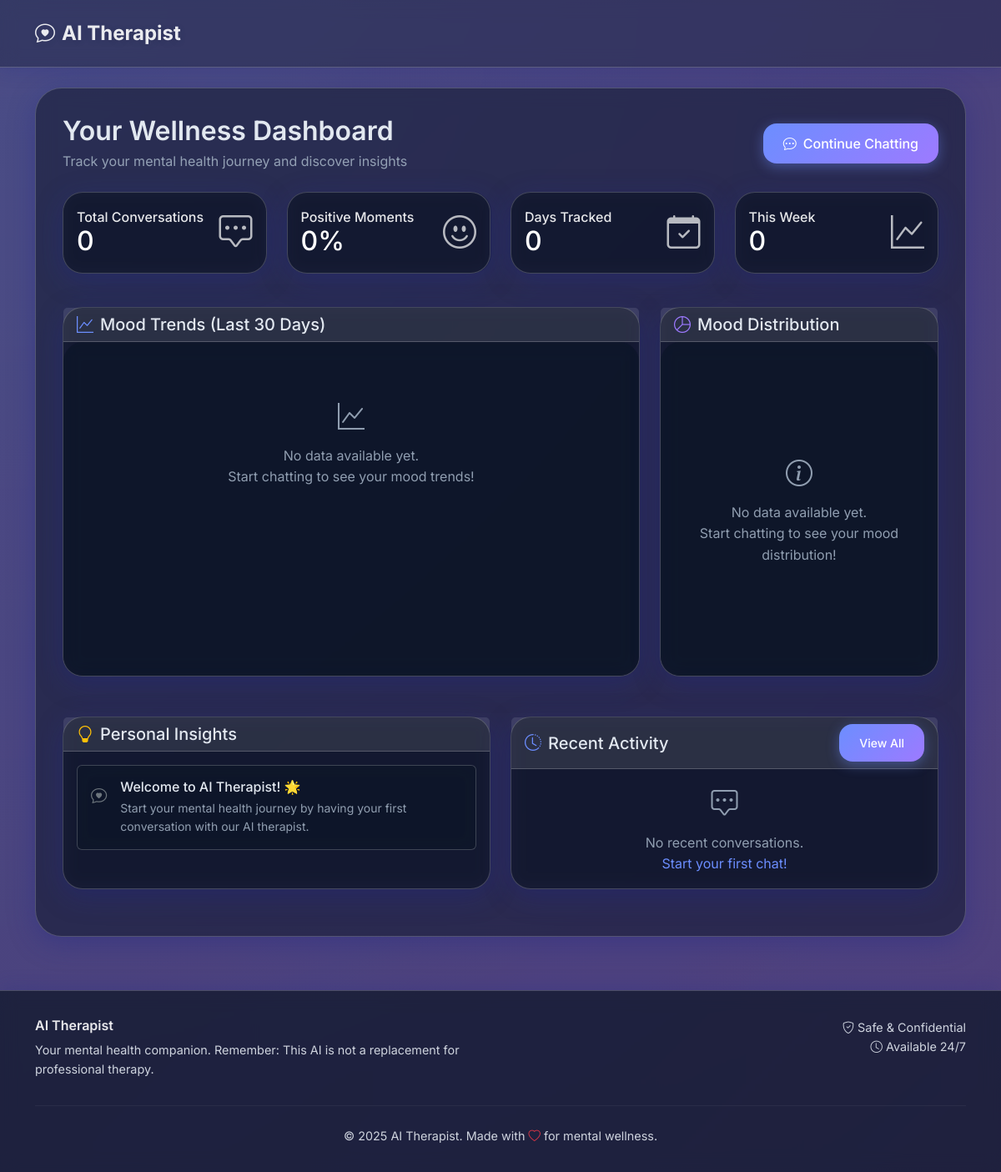
The app's page /dashboard/ (signed in), older data.
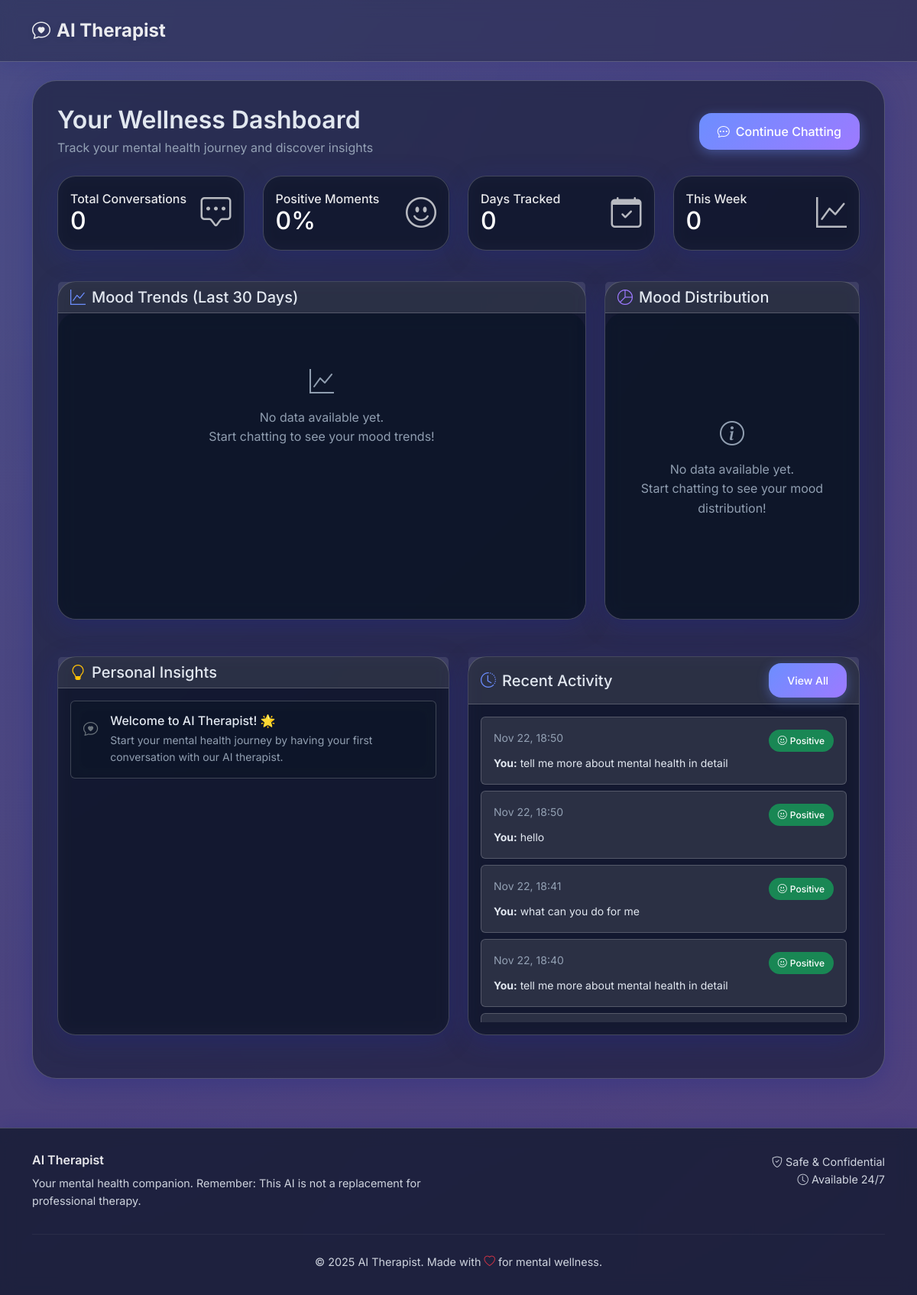
The same page, newer data.
### core/models.py (models this page shows, shortened)
class Chat(models.Model):
    SENTIMENT_CHOICES = [
        ('positive', 'Positive'),
        ('negative', 'Negative'),
        ('neutral', 'Neutral'),
    ]
    user = models.ForeignKey(User, on_delete=models.CASCADE)
    conversation = models.ForeignKey(Conversation, on_delete=models.CASCADE, null=True, blank=True, related_name='chats')
    user_message = models.TextField()
    ai_response = models.TextField()
    sentiment = models.CharField(max_length=10, choices=SENTIMENT_CHOICES)
    confidence_score = models.FloatField(default=0.0)  # Sentiment confidence
    timestamp = models.DateTimeField(default=timezone.now)
    class Meta:
        ordering = ['-timestamp']

### core/views.py (the view, shortened to what this page needs)
# urls.py: path('dashboard/', views.dashboard_view, name='dashboard'),
@login_required
def dashboard_view(request):
    end_date = timezone.now().date()
    start_date = end_date - timedelta(days=30)
    mood_logs = MoodLog.objects.filter(
        user=request.user,
        date__range=[start_date, end_date]
    ).order_by('date')
    chart_data = []
    total_stats = {'positive': 0, 'negative': 0, 'neutral': 0, 'total': 0}
    recent_chats = Chat.objects.filter(user=request.user)[:10]
    week_ago = end_date - timedelta(days=7)
    weekly_logs = MoodLog.objects.filter(
        user=request.user,
        date__gte=week_ago
    )
    weekly_stats = {
        'positive': sum(log.positive_count for log in weekly_logs),
        'negative': sum(log.negative_count for log in weekly_logs),
        'neutral': sum(log.neutral_count for log in weekly_logs),
        'total': sum(log.total_chats for log in weekly_logs),
    }
    if total_stats['total'] > 0:
        mood_percentages = {
            'positive': round((total_stats['positive'] / total_stats['total']) * 100, 1),
            'negative': round((total_stats['negative'] / total_stats['total']) * 100, 1),
            'neutral': round((total_stats['neutral'] / total_stats['total']) * 100, 1),
        }
    else:
        mood_percentages = {'positive': 0, 'negative': 0, 'neutral': 0}
    insights = generate_insights(request.user, weekly_stats, total_stats, mood_logs)
    context = {
        'chart_data': json.dumps(chart_data),
        'total_stats': total_stats,
        'weekly_stats': weekly_stats,
        'mood_percentages': mood_percentages,
        'recent_chats': recent_chats,
        'insights': insights,
        'days_tracked': len(chart_data),
    }
    return render(request, 'core/dashboard.html', context)

### core/views.py (called while the page is built, shortened)
def generate_insights(user, weekly_stats, total_stats, mood_logs):
    insights = []
    if total_stats['total'] == 0:
        insights.append({
            'type': 'welcome',
            'title': 'Welcome to AI Therapist! 🌟',
            'message': 'Start your mental health journey by having your first conversation with our AI therapist.',
            'icon': 'bi-chat-heart'
        })
        return insights

### core/templates/core/dashboard.html (shortened to what the changed rows need)
{% extends 'core/base.html' %}
{% load static %}
{% block content %}
<div class="d-flex justify-content-between align-items-center mb-4">
    <div>
        <h2 class="mb-1" style="color: var(--text-primary); font-weight: 600;">Your Wellness Dashboard</h2>
    </div>
</div>
<div class="row mb-4">
    <div class="col-md-3 mb-3">
        <div class="card h-100" style="background: linear-gradient(135deg, var(--accent-blue) 0%, var(--accent-purple) 100%);">
            <div class="card-body text-white">
                <div class="d-flex justify-content-between align-items-center">
                    <div>
                        <h2 class="mb-0">{{ total_stats.total }}</h2>
                    </div>
                </div>
            </div>
        </div>
    </div>
    <div class="col-md-3 mb-3">
        <div class="card h-100" style="background: linear-gradient(135deg, #28a745 0%, #20c997 100%);">
            <div class="card-body text-white">
                <div class="d-flex justify-content-between align-items-center">
                    <div>
                        <h2 class="mb-0">{{ mood_percentages.positive }}%</h2>
                    </div>
                </div>
            </div>
        </div>
    </div>
    <div class="col-md-3 mb-3">
        <div class="card h-100" style="background: linear-gradient(135deg, #ffc107 0%, #ff9800 100%);">
            <div class="card-body text-white">
                <div class="d-flex justify-content-between align-items-center">
                    <div>
                        <h2 class="mb-0">{{ days_tracked }}</h2>
                    </div>
                </div>
            </div>
        </div>
    </div>
    <div class="col-md-3 mb-3">
        <div class="card h-100" style="background: linear-gradient(135deg, #17a2b8 0%, #138496 100%);">
            <div class="card-body text-white">
                <div class="d-flex justify-content-between align-items-center">
                    <div>
                        <h2 class="mb-0">{{ weekly_stats.total }}</h2>
                    </div>
                </div>
            </div>
        </div>
    </div>
</div>
<div class="row">
    <div class="col-lg-6 mb-4">
        <div class="card h-100">
            <div class="card-body">
                {% if insights %}
                    {% for insight in insights %}
                        <div class="insight-card mb-3 p-3 rounded">
                            <div class="d-flex align-items-start">
                                <i class="bi {{ insight.icon }} me-3 mt-1 {% if insight.type == 'positive' %}text-success{% elif insight.type == 'growth' %}text-info{% elif insight.type == 'milestone' %}text-warning{% elif insight.type == 'support' %}text-danger{% else %}text-secondary{% endif %}" style="font-size: 1.2rem;"></i>
                                <div class="flex-grow-1">
                                    <h6 class="mb-1" style="color: var(--text-primary);">{{ insight.title }}</h6>
                                    <p class="mb-0 text-muted small">{{ insight.message }}</p>
                                </div>
                            </div>
                        </div>
                    {% endfor %}
                {% else %}
                    <div class="text-center text-muted">
                        <i class="bi bi-chat-dots d-block mb-2" style="font-size: 2rem;"></i>
                        <p class="mb-0">Start chatting to see personalized insights about your mental health journey!</p>
                    </div>
                {% endif %}
            </div>
        </div>
    </div>
    <div class="col-lg-6 mb-4">
        <div class="card h-100">
            <div class="card-body">
                {% if recent_chats %}
                    <div class="recent-chats scroll-area" style="max-height: 400px; overflow-y: auto;">
                        {% for chat in recent_chats %}
                            <div class="recent-chat-item p-3 mb-2 rounded">
                                <div class="d-flex justify-content-between align-items-start mb-1">
                                    <small class="text-muted">{{ chat.timestamp|date:"M d, H:i" }}</small>
                                    <span class="badge {% if chat.sentiment == 'positive' %}bg-success{% elif chat.sentiment == 'negative' %}bg-danger{% else %}bg-secondary{% endif %}">
                                        {% if chat.sentiment == 'positive' %}
                                            <i class="bi bi-emoji-smile me-1"></i>Positive
                                        {% elif chat.sentiment == 'negative' %}
                                            <i class="bi bi-emoji-frown me-1"></i>Negative
                                        {% else %}
                                            <i class="bi bi-emoji-neutral me-1"></i>Neutral
                                        {% endif %}
                                    </span>
                                </div>
                                <p class="mb-0 small text-truncate" style="max-width: 100%; color: var(--text-primary);">
                                    <strong>You:</strong> {{ chat.user_message|truncatechars:60 }}
                                </p>
                            </div>
                        {% endfor %}
                    </div>
                {% else %}
                    <div class="text-center text-muted">
                        <i class="bi bi-chat-square-dots d-block mb-2" style="font-size: 2rem;"></i>
                        <p class="mb-0">No recent conversations.<br><a href="{% url 'chat' %}" class="text-decoration-none" style="color: var(--accent-blue);">Start your first chat!</a></p>
                    </div>
                {% endif %}
            </div>
        </div>
    </div>
</div>
{% endblock %}

Row changes from the older to the newer data that the page shows:
added Chat: timestamp "Nov 22, 18:50", sentiment "positive" (drawn), user_message "tell me more about mental health in detail"
added Chat: timestamp "Nov 22, 18:50", sentiment "positive" (drawn), user_message "hello"
added Chat: timestamp "Nov 22, 18:41", sentiment "positive" (drawn), user_message "what can you do for me"
added Chat: timestamp "Nov 22, 18:40", sentiment "positive" (drawn), user_message "tell me more about mental health in detail"
Text that changed along with them:
text no longer shown: "No recent conversations. Start your first chat!"
